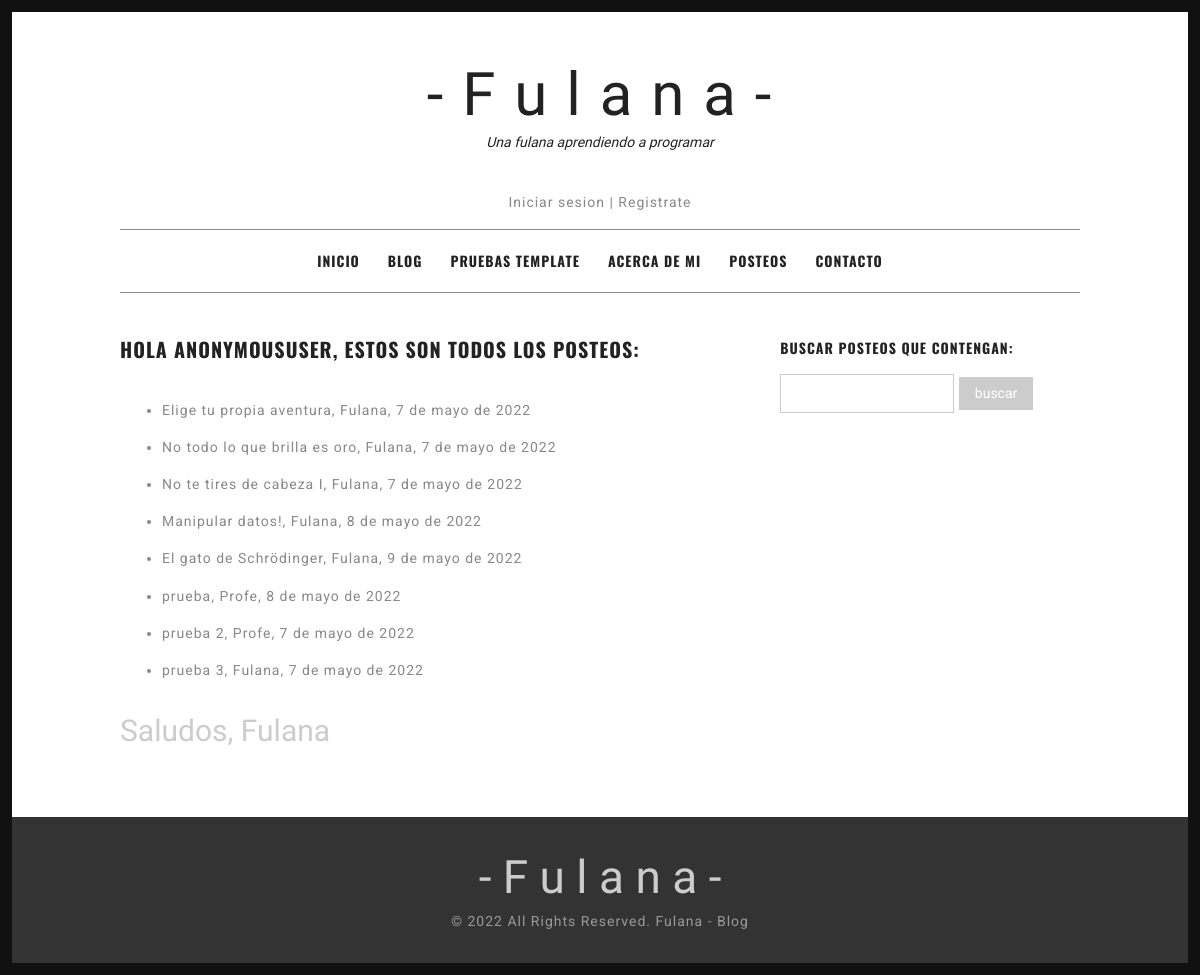
/AppFulana/TodosLosPosteos/, run on an earlier commit of the app's database.
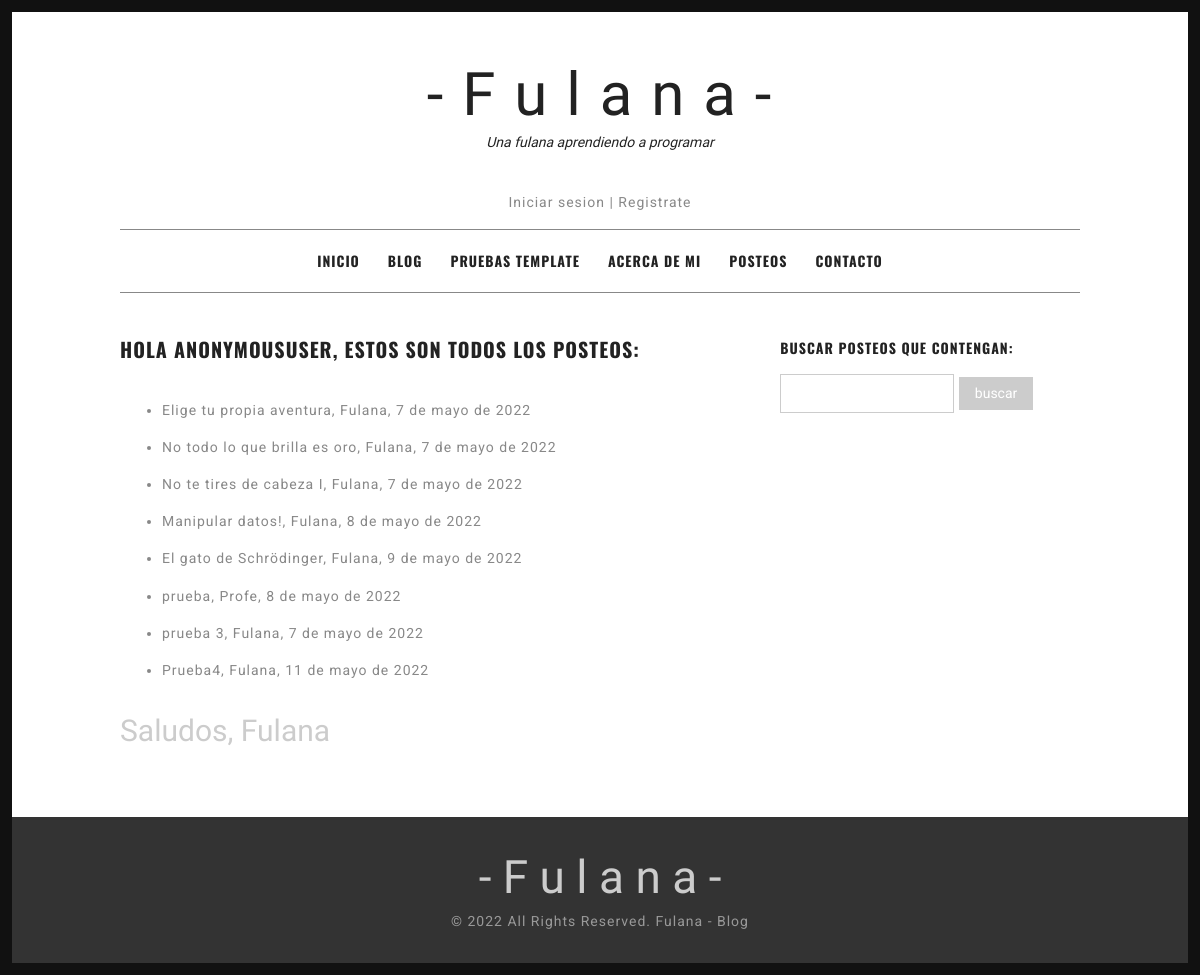
And on a later commit of the database.
### AppFulana/models.py (models this page shows, shortened)
class Posteo (models.Model):
    fechaPosteo = models.DateField()
    tituloPosteo = models.CharField(max_length=130)
    autorPosteo = models.ForeignKey(User, on_delete=models.CASCADE)
    bodyPosteo = models.TextField()
    class Meta:
        verbose_name = "Posteo"
        verbose_name_plural = "Posteos"

### AppFulana/views.py (the view)
# urls.py: path('TodosLosPosteos/', views.TodosLosPosteos.as_view(), name='TodosLosPosteos'),
class TodosLosPosteos (ListView):
    model = Posteo
    template_name = "AppFulana/todosLosPosteos.html"

### AppFulana/templates/AppFulana/todosLosPosteos.html (shortened to what this page needs)
{% extends "AppFulana/padre.html" %}
{% load static %}
{% block contenidoModificable %}
<div id="content" class="site-content">
    <div id="primary" class="content-area column two-thirds">
        <main id="main" class="site-main">
        <article class="hentry">
        <header class="entry-header">
        <h1 class="entry-title">HOLA {{user}}, ESTOS SON TODOS LOS POSTEOS: </h1>
        </header>
        <div class="entry-content">
        <p>
            <ul>{%for posteo in object_list%}
                <li>
                    <a href="{% url 'PostIndividual' posteo.id %}"><p>{{posteo.tituloPosteo}}, {{posteo.autorPosteo}}, {{posteo.fechaPosteo}}</p></a>
                </li>
                {%endfor%}
            </ul>
        </p>
        <h2 style="font-family: 'Herr Von Muellerhoff';color:#ccc;font-weight:300;">Saludos, Fulana</h2>
        </div>
        </article>
        </main>
    </div>
    <div id="secondary" class="column third">
        <div id="sidebar-1" class="widget-area" role="complementary">
            <aside id="recent-posts-2" class="widget widget_recent_entries">
            <h4 class="widget-title">Buscar posteos que contengan:</h4>
                <form action="/AppFulana/buscarPosteo/" method="GET">
                    <input type="text" name="palabra" id="palabra">
                    <input type="submit" value="buscar">
                </form>
            </aside>
        </div>
    </div>
</div>
</div>
{% endblock %}

What changed in the data, as far as the page shows it:
removed Posteo: tituloPosteo "prueba 2", autorPosteo "Profe", fechaPosteo "7 de mayo de 2022"
added Posteo: tituloPosteo "Prueba4", autorPosteo "Fulana", fechaPosteo "11 de mayo de 2022"
